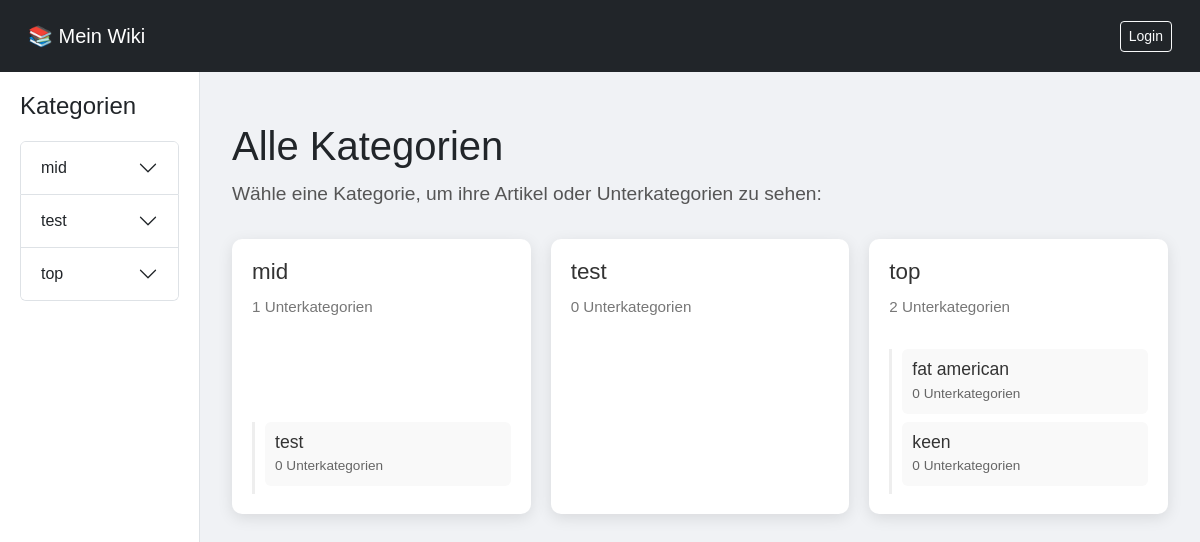
Before: / with the older database file.
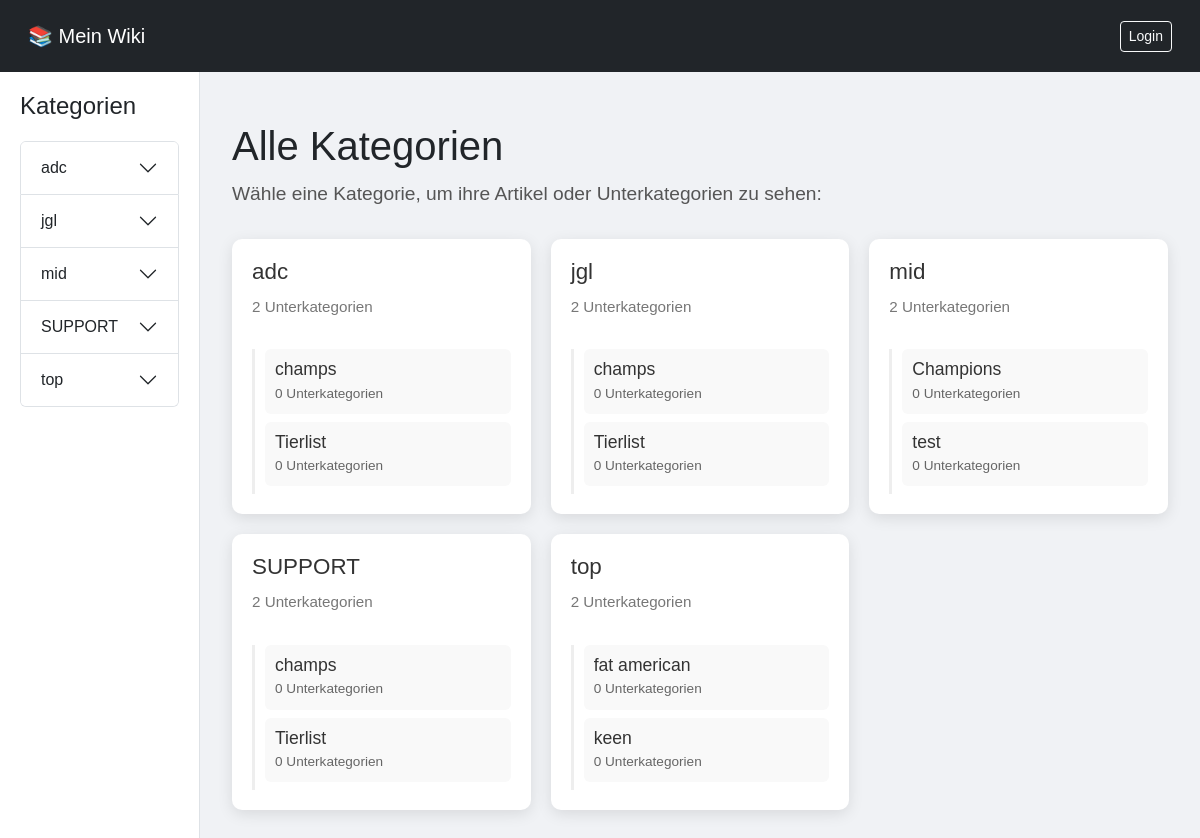
After: the same page with the newer database file.
### tables this page shows
CREATE TABLE categories (
            id INTEGER PRIMARY KEY AUTOINCREMENT,
            name TEXT NOT NULL
        , parent_id INTEGER);

### app.py (the view)
@app.route("/")
def index():
    articles = query_db("SELECT * FROM articles")
    return render_template("index.html", articles=articles)

### app.py (called while the page is built)
def get_db():
    if "db" not in g:
        g.db = sqlite3.connect(DB_NAME, timeout=10, check_same_thread=False)
        g.db.row_factory = sqlite3.Row
    return g.db

def query_db(query, args=(), one=False):
    db = get_db()
    cur = db.execute(query, args)
    if query.strip().lower().startswith("select"):
        rv = cur.fetchall()
        cur.close()
        return (rv[0] if rv else None) if one else rv
    else:
        db.commit()
        cur.close()
        return None

def build_category_tree():
    rows = query_db("SELECT id, name, parent_id FROM categories ORDER BY name COLLATE NOCASE ASC")
    cats = {}
    for r in rows:
        cats[r["id"]] = {"id": r["id"], "name": r["name"], "parent_id": r["parent_id"], "children": []}
    root = []
    for c in cats.values():
        if c["parent_id"] is None:
            root.append(c)
        else:
            parent = cats.get(c["parent_id"])
            if parent:
                parent["children"].append(c)
            else:
                root.append(c)
    for c in root:
        c["children"].sort(key=lambda x: x["name"].lower())
    root.sort(key=lambda x: x["name"].lower())
    return root

@app.before_request
def load_categories():
    g.categories_global = build_category_tree()

### templates/index.html (shortened to what this page needs)
{% extends "base.html" %}
{% block content %}
<div class="index-container">
    <h1 class="index-title">Alle Kategorien</h1>
    <p class="index-description">Wähle eine Kategorie, um ihre Artikel oder Unterkategorien zu sehen:</p>
    <div class="categories-grid">
        {% if g.categories_global %}
            {% for cat in g.categories_global %}
            <div class="category-card">
                <a href="{{ url_for('show_category', cat_id=cat.id) }}">
                    <h3>{{ cat.name }}</h3>
                    <p>{{ cat.children|length }} Unterkategorien</p>
                </a>
                {% if cat.children %}
                <div class="subcategory-list">
                    {% for sub in cat.children %}
                        <div class="subcategory-card">
                            <a href="{{ url_for('show_category', cat_id=sub.id) }}">
                                <h4>{{ sub.name }}</h4>
                                <p>{{ sub.children|length }} Unterkategorien</p>
                            </a>
                        </div>
                    {% endfor %}
                </div>
                {% endif %}
            </div>
            {% endfor %}
        {% else %}
            <p>Keine Kategorien vorhanden.</p>
        {% endif %}
    </div>
</div>
{% endblock %}

### templates/base.html (shortened to what this page needs)
<!DOCTYPE html>
<html lang="de">
<head>
    <link href="https://cdn.jsdelivr.net/npm/bootstrap@5.3.2/dist/css/bootstrap.min.css" rel="stylesheet">
    <link rel="stylesheet" href="{{ url_for('static', filename='style.css') }}">
</head>
<body>
<header class="navbar navbar-dark bg-dark p-3">
    <div class="container-fluid">
        <a href="{{ url_for('index') }}" class="navbar-brand">📚 Mein Wiki</a>
        <nav class="d-flex gap-2 align-items-center">
            {% if current_user.is_authenticated %}
                <span class="text-light me-2">Hi, {{ current_user.username }}</span>
                <a href="{{ url_for('logout') }}" class="btn btn-sm btn-outline-light">Logout</a>
            {% else %}
                <a href="{{ url_for('login') }}" class="btn btn-sm btn-outline-light">Login</a>
            {% endif %}
        </nav>
    </div>
</header>
<div class="container-fluid">
    <div class="row">
        <aside class="col-12 col-md-3 col-lg-2 sidebar">
            <h5>Kategorien</h5>
            <div class="accordion" id="categoryAccordion">
                {% for cat in g.categories_global %}
                    <div class="accordion-item">
                        <h2 class="accordion-header" id="heading{{ cat.id }}">
                            <button class="accordion-button collapsed" type="button" data-bs-toggle="collapse"
                                    data-bs-target="#collapse{{ cat.id }}" aria-expanded="false"
                                    aria-controls="collapse{{ cat.id }}">
                                {{ cat.name }}
                            </button>
                        </h2>
                    </div>
                {% endfor %}
            </div>
        </aside>
        <main class="col-12 col-md-9 col-lg-10">
            {% block content %}{% endblock %}
        </main>
    </div>
</div>
</body>
</html>

### templates/base.html (style rules this page uses)
body { font-family: Arial, sans-serif; background-color: #f0f2f5; }
.sidebar { position: sticky; top: 0; height: 100vh; background-color: #fff; border-right: 1px solid #dee2e6; padding: 20px; }
.sidebar h5 { font-size: 1.5em; margin-bottom: 20px; }
main { padding: 30px; }
header.navbar { margin-bottom: 0; }

### templates/index.html (style rules this page uses)
.index-container { max-width: 1000px; margin: auto; padding: 20px; }
.index-title { font-size: 2.5em; margin-bottom: 10px; }
.index-description { font-size: 1.2em; margin-bottom: 30px; color: #555; }
.categories-grid { display: grid; grid-template-columns: repeat(auto-fill, minmax(280px, 1fr)); gap: 20px; }
.category-card { background-color: #fff; padding: 20px; border-radius: 10px; box-shadow: 0 4px 15px rgba(0,0,0,0.1); text-decoration: none; color: #333; position: relative; display: flex; flex-direction: column; justify-content: space-between; transition: transform 0.2s, box-shadow 0.2s; }
.category-card a { text-decoration: none; color: inherit; }
.category-card h3 { margin-top: 0; font-size: 1.4em; margin-bottom: 10px; }
.category-card p { font-size: 0.95em; color: #777; }
.subcategory-list { margin-top: 15px; padding-left: 10px; border-left: 3px solid #eee; }
.subcategory-card { background-color: #f9f9f9; padding: 10px; margin-bottom: 8px; border-radius: 6px; transition: background 0.2s, transform 0.2s; }
.subcategory-card h4 { margin: 0; font-size: 1.1em; }
.subcategory-card p { font-size: 0.85em; color: #666; margin: 3px 0 0 0; }

Changed rows visible on the page:
added categories: name "adc", children|length "2"
changed categories: name "test" → "jgl"; children|length "0" → "2"; moves up the list
computed for categories "mid": children|length "1" → "2"
added categories: name "SUPPORT", children|length "2"
added categories: name "champs", children|length "0", shown under "adc"
added categories: name "Tierlist", children|length "0", shown under "adc"
added categories: name "champs", children|length "0", shown under "jgl"
added categories: name "Tierlist", children|length "0", shown under "jgl"
added categories: name "Champions", children|length "0", shown under "mid"
added categories: name "champs", children|length "0", shown under "SUPPORT"
added categories: name "Tierlist", children|length "0", shown under "SUPPORT"
